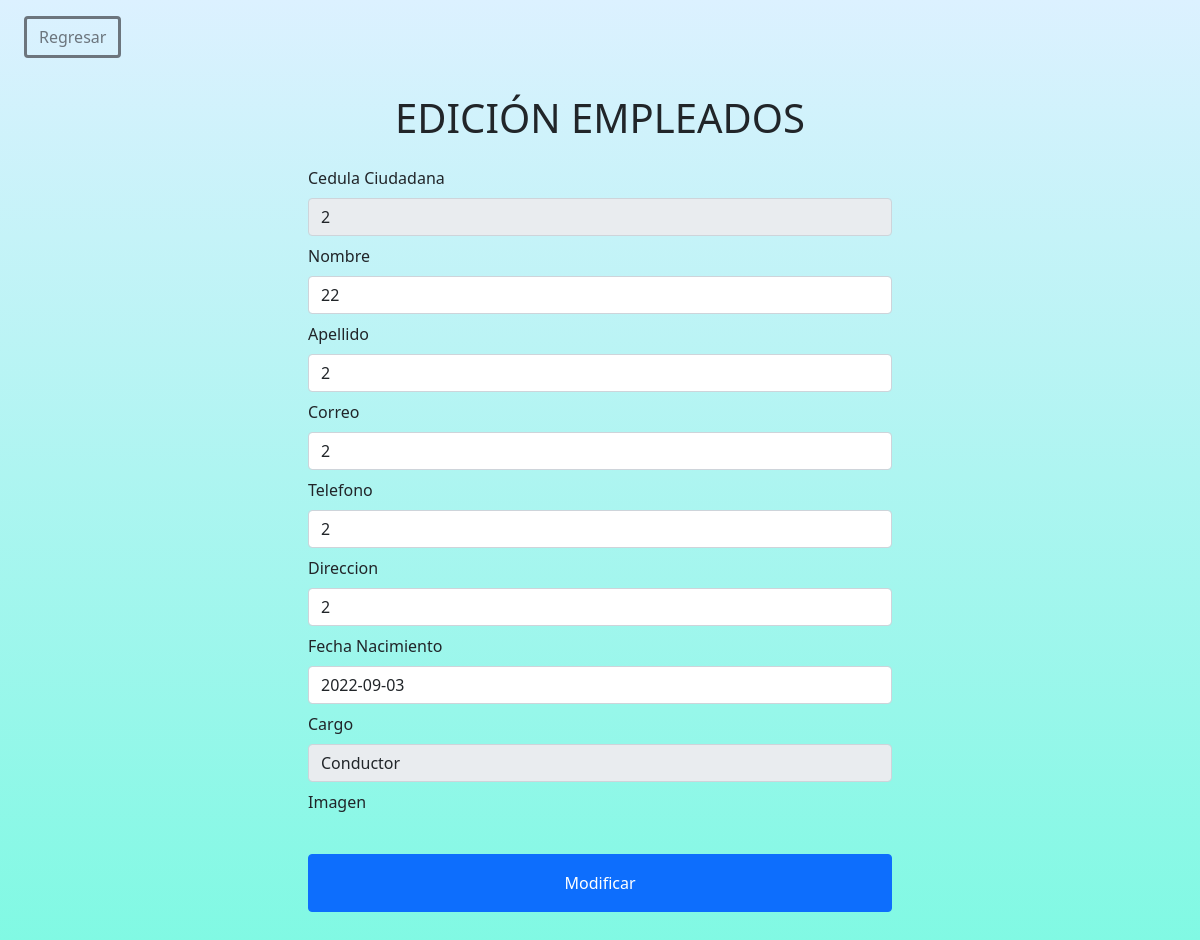
Screenshot of /Consultas/EditarEmpelado.php?accion=2 (signed in) with the database file from the repository.
### tables this page shows
CREATE TABLE IF NOT EXISTS `empleados` (
  `Id_Empleados` int(11) NOT NULL,
  `Nombre` varchar(50) DEFAULT NULL,
  `Apellido` varchar(50) DEFAULT NULL,
  `Telefono` varchar(50) DEFAULT NULL,
  `Direccion` varchar(50) DEFAULT NULL,
  `Correo` varchar(50) DEFAULT NULL,
  `FechaDeNacimiento` date DEFAULT NULL,
  `Imagen` varchar(50) DEFAULT NULL,
  `Cargo` varchar(50) DEFAULT NULL,
  PRIMARY KEY (`Id_Empleados`),
  KEY `Cargo` (`Cargo`),
  CONSTRAINT `FK_empleados_cargos` FOREIGN KEY (`Cargo`) REFERENCES `cargos` (`Nombre`) ON UPDATE CASCADE
);

### Consultas/EditarEmpelado.php (the view, shortened to what this page needs)
<?php
require_once'../Conexiones/conexion.php';
?>
<?php
$empleados=$_GET["accion"];
$sql = "SELECT Id_Empleados,  Nombre,  Apellido, Correo, Telefono, Direccion, FechaDeNacimiento,Imagen,Cargo FROM empleados WHERE Id_Empleados = '$empleados' ";
$stmt = $pdo->prepare($sql);
$stmt->setFetchMode(PDO::FETCH_ASSOC);
$stmt->execute();
$registros=$stmt->fetchAll();
?>
<!DOCTYPE html>
<html lang="en">
<head>
	<link href="https://cdn.jsdelivr.net/npm/bootstrap@5.0.0-beta3/dist/css/bootstrap.min.css" rel="stylesheet">
    <link rel="stylesheet" href="https://use.fontawesome.com/releases/v5.15.3/css/all.css">
    <link rel="stylesheet" type="text/css" href="../CSS/estilos.css">
</head>
<body>
<div class="editado">
        <?php foreach ($registros as  $registro): ?>
   <!--  <td> <?php  $registro[ 'Id_Empleados']  ?></td>
    <td> <?php  $registro[ 'Nombre']  ?></td>
    <td> <?php  $registro[ 'Apellido']  ?></td>
    <td> <?php  $registro[ 'Correo']  ?></td>
    <td> <?php  $registro[ 'Telefono']  ?></td>
    <td> <?php  $registro[ 'Direccion']  ?></td>  -->
    <?php endforeach; ?>
<a href="../Acceso.php" class="btn btn-outline-secondary border-3 mt-3 mx-4"> Regresar </a>
<div class="d-flex justify-content-center col-19 " >
    <form class="p-2 m-1 w-50 " action="ModificarEmpleado.php" method="POST">
        <h1 class="m-4 text-center text-uppercase" >Edición Empleados</h1>
        <div class="mb-2">
            <label for="Cedula" class="form-label">Cedula Ciudadana</label>
            <input type="number"  name="Identificacion" class="form-control" id="cedula" required="true" value="<?php echo $registro[ 'Id_Empleados']  ?>"readonly>
        </div>
        <div class="mb-2" >
            <label for="Nombre" class="form-label">Nombre</label>
            <input type="text" name="Nombre" class="form-control" id="exampleInputEmail1" aria-describedby="emailHelp" required="true" value="<?php echo $registro[ 'Nombre']  ?>" >
        </div>
        <div class="mb-2">
            <label for="Apellido" class="form-label">Apellido</label>
            <input type="text" name="Apellido" class="form-control " id="Apellido" required="true" value="<?php echo $registro[ 'Apellido']  ?>">
        </div>
        <div class="mb-2">
            <label for="Correo" class="form-label">Correo</label>
            <input type="text" name="Correo" class="form-control " id="Correo" required="true" value="<?php echo $registro[ 'Correo']  ?>">
        </div>
        <div class="mb-2">
            <label for="Telefono" class="form-label">Telefono</label>
            <input type="tel" name="Telefono" class="form-control" id="telefono" required="true" value="<?php echo $registro[ 'Telefono']  ?>">
        </div>
        <div class="mb-2">
            <label for="Direccion" class="form-label">Direccion</label>
            <input type="text" class="form-control" id="direccion" name="Direccion" required="true" value="<?php echo $registro[ 'Direccion']  ?>">
        </div>
        <div class="mb-2">
            <label for="Direccion" class="form-label">Fecha Nacimiento</label>
            <input type="text" class="form-control" id="FechaDeNacimiento" name="FechaDeNacimiento" required="true" value="<?php echo $registro[ 'FechaDeNacimiento']  ?>">
        </div>
        <div class="mb-2">
            <label for="Direccion" class="form-label">Cargo</label>
            <input type="text" class="form-control" id="Cargo" name="Cargo" disabled required="true" value="<?php echo $registro[ 'Cargo']  ?>">
        </div>
        <div class="mb-2">
            <label for="Direccion" class="form-label">Imagen</label>
        </div>
        <button type="submit" class="btn btn-primary w-100 my-4 p-3" name="ModificarEmpleado">Modificar</button>
    </form>
</div>
</div>
</body>
</html>

### CSS/estilos.css (style rules this page uses)
.editado { background-color: #dcf1ff; background-image: linear-gradient(180deg, #dcf1ff 0%, #80f9e3 100%); }

### rows the page displays
empleados: Identificacion "2", Nombre "22", Apellido "2", Correo "2", Telefono "2", Direccion "2", FechaDeNacimiento "2022-09-03", Cargo "Conductor"
